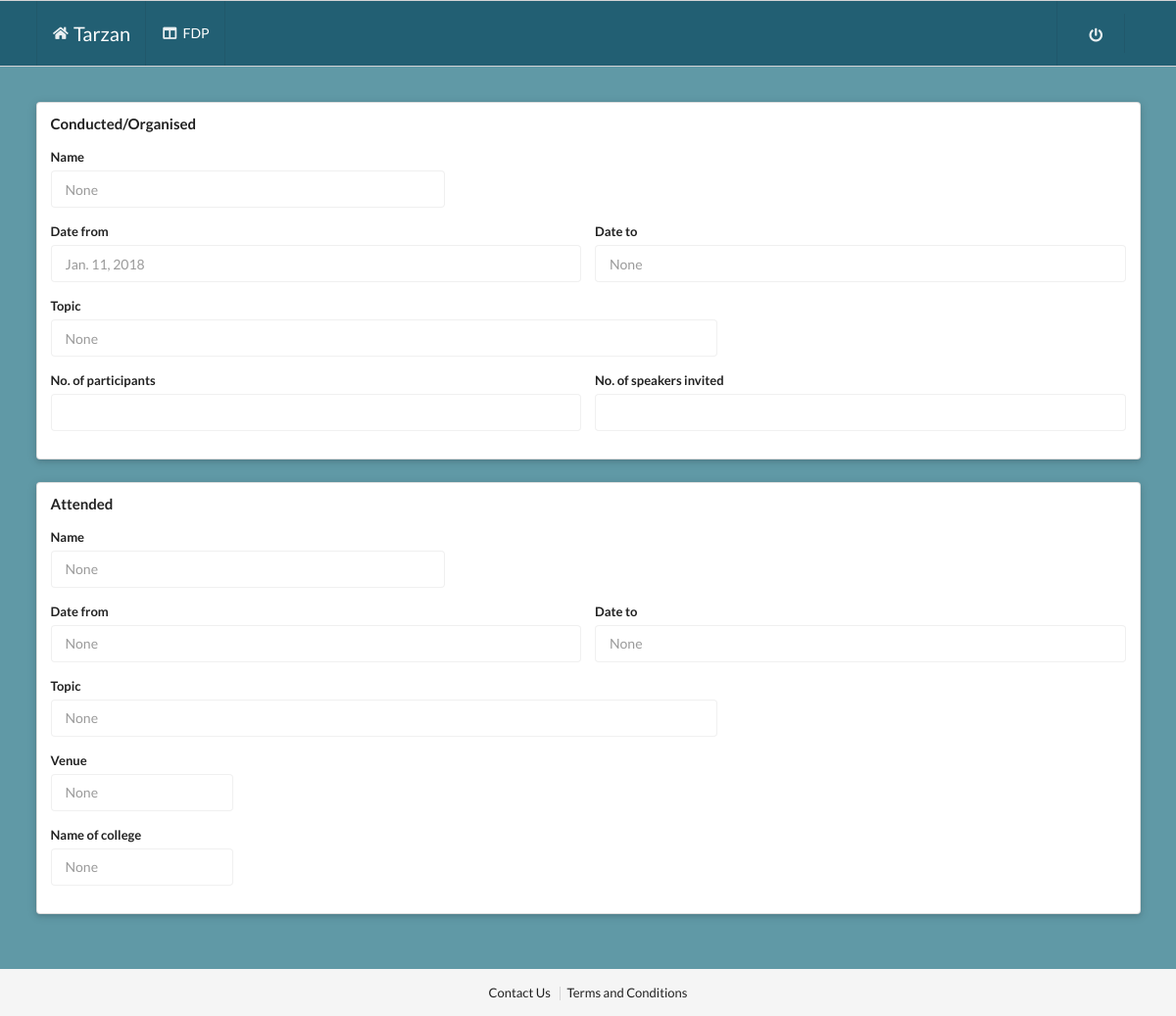
/preview_fdp/2015-16 (signed in), run on the app's committed database.
### t1/models.py (models this page shows)
class fdp(models.Model):
	conducted_name = models.CharField(max_length=50, blank=True, null=True)
	conducted_from = models.DateField(blank=True, null=True)
	conducted_to = models.DateField(blank=True, null=True)
	conducted_topic = models.CharField(max_length=50, blank=True, null=True)
	conducted_participants = models.CharField(max_length=10, blank=True, null=True)
	conducted_speakers = models.CharField(max_length=10, blank=True, null=True)
	attended_name = models.CharField(max_length=50, blank=True, null=True)
	attended_from = models.DateField(blank=True, null=True)
	attended_to = models.DateField(blank=True, null=True)
	attended_topic = models.CharField(max_length=50, blank=True, null=True)
	attended_venue = models.CharField(max_length=50, blank=True, null=True)
	attended_college = models.CharField(max_length=50, blank=True, null=True)
	info = models.ForeignKey('User', on_delete=models.CASCADE,null=True)
	year = models.CharField(max_length=20, blank=True, null=True)
	def __str__(self):
		return self.info.first_name

### t1/views.py (the view)
# urls.py: url(r'^preview_fdp/(?P<year>[\w\-]+)$',views.fdp1_preview,name="fdp1_preview"),
def fdp1_preview(request,year):
    data1 = fdp.objects.filter(info=request.user).get(year=year)
    context={
            'key':data1
        }
    print(data1)
    return render(request,'preview_fdp.html',context=context)

### templates/preview_fdp.html (shortened to what this page needs)
<!DOCTYPE html>
<html lang="en" dir="ltr">
  <head>
    <link rel="stylesheet" href="https://cdn.jsdelivr.net/npm/semantic-ui@2.4.0/dist/semantic.min.css">
  </head>
  <body style="background:#6099a6;">
    <div class="ui attached stackable menu" style="background:#225f73;">
    <div class="ui container">
      <a class="item" style="color:#ffffff;">
        <i class="home icon" style="color:#ffffff;"></i> <span style="font-size:20px;">Tarzan</span>
      </a>
      <a class="item" style="color:#ffffff;">
        <i class="columns icon" style="color:#ffffff;"></i> FDP
      </a>
      <div class="right item">
        <a class="item" style="color:#ffffff;">
        <i class="power off icon" style="color:#ffffff;"></i></a>
      </div>
    </div>
  </div>
<div class="ui container" style="margin-top:3%;">
  <div class="ui raised segment">
  <h4 class="ui header">Conducted/Organised</h4>
  <form method="post">
    <div class="ui form">
  <div class="one fields">
    <div class="six wide field">
      <label>Name</label>
      <input type="text" disabled value="{{key.conducted_name}}">
    </div>
  </div>
  <div class="two fields">
    <div class="field">
      <label>Date from</label>
      <input type="text" disabled value="{{key.conducted_from}}">
    </div>
    <div class="field">
      <label>Date to</label>
      <input type="text" disabled value="{{key.conducted_to}}">
    </div>
</div>
<div class="one fields">
  <div class="ten wide field">
    <label>Topic</label>
    <input type="text" disabled value="{{key.conducted_topic}}">
  </div>
</div>
<div class="two fields">
  <div class="field">
    <label>No. of participants</label>
    <input type="number" disabled value="{{key.conducted_participants}}">
  </div>
  <div class="field">
    <label>No. of speakers invited</label>
    <input type="number" disabled value="{{key.conducted_speakers}}">
  </div>
</div>
</div>
  </form>
</div>
<div class="ui raised segment" style="margin-top:2%; margin-bottom:5%;">
<h4 class="ui header">Attended</h4>
<form method="post">
  <div class="ui form">
<div class="one fields">
  <div class="six wide field">
    <label>Name</label>
    <input type="text" disabled value="{{key.attended_name}}">
  </div>
</div>
<div class="two fields">
  <div class="field">
    <label>Date from</label>
    <input type="text" disabled value="{{key.attended_from}}">
  </div>
  <div class="field">
    <label>Date to</label>
    <input type="text" disabled value="{{key.attended_to}}">
  </div>
</div>
<div class="one fields">
<div class="ten wide field">
  <label>Topic</label>
  <input type="text" disabled value="{{key.attended_topic}}">
</div>
</div>
<div class="one fields">
<div class="field">
  <label>Venue</label>
  <input type="text" disabled value="{{key.attended_venue}}">
</div>
</div>
<div class="one fields">
<div class="field">
  <label>Name of college</label>
  <input type="text" disabled value="{{key.attended_college}}">
</div>
</div>
</div>
</form>
</div>
</div>
<div class="ui inverted vertical footer raised segment" style="background:#f5f5f5;">
  <div class="ui center aligned container">
    <div class="ui horizontal small divided link list">
      <a class="item" href="#" style="color:#212121;">Contact Us</a>
      <a class="item" href="#" style="color:#212121;">Terms and Conditions</a>
    </div>
  </div>
</div>
  </body>
</html>

### data on the page
fdp: conducted_name "None", conducted_from "Jan. 11, 2018", conducted_to "None", conducted_topic "None", attended_name "None", attended_from "None", attended_to "None", attended_topic "None", attended_venue "None", attended_college "None"
